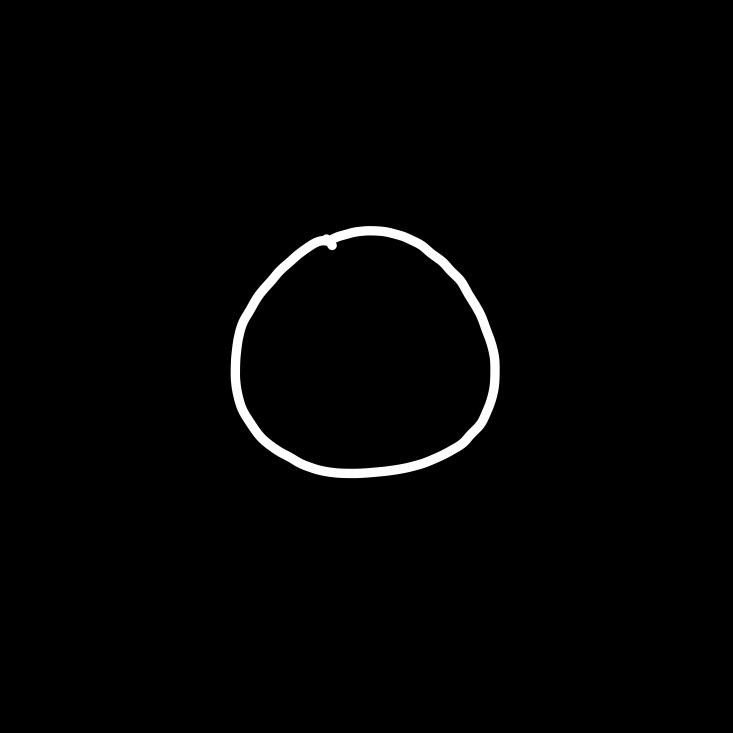
#> input picture o-med.jpg, 733 x 733 px
$ python imgresize.py o-med.jpg
#> lines starting #> are read from the running program, lines starting #| are printed output that depends on the picture; after the words box and inside, x2 and y2 are one past the last pixel; in counts of white or black regions, pixels touching at a corner belong together
# Converts an image of a handwritten character into an EMNIST-style 28x28,
# following the conversion process in the EMNIST paper (arXiv:1702.05373, II-A).

import numpy as np
import cv2
import matplotlib.pyplot as plt
import argparse


# Measured over 3000 random EMNIST "bymerge" test samples, upright, threshold 100:
# stroke 3.740 +/- 0.947 px, extent 22.725 +/- 1.292 px.
EMNIST_STROKE_WIDTH = 3.74
EMNIST_EXTENT = 22.7
BINARY_THRESHOLD = 100

# Padding is applied before the downsample, so side S padded by m*S per side
# scales by 28/(S(1+2m)); solving that for the measured extent gives m.
MARGIN_FRAC = (28.0 - EMNIST_EXTENT) / (2.0 * EMNIST_EXTENT)

WORKING_SIZE = 128
STROKE_TOLERANCE = 0.3
MAX_PASSES = 5


# Read an image from disk as a 2-D uint8 array, or raise if it cannot be decoded.
def loadGrayscale(path) -> np.ndarray:
#> called with path = 'o-med.jpg'
    img = cv2.imread(path, 0)
#> img is the input picture: shape (733, 733); min 0, max 255, mean 3.5
    if img is None: raise FileNotFoundError(f"Image not found at {path}")
    return img

# Display any number of grayscale images side by side.
def show(*images, titles=None):
    fig, axes = plt.subplots(1, len(images), squeeze=False)
    for ax, img in zip(axes[0], images):
        ax.imshow(img, cmap="gray", vmin=0, vmax=255)
        ax.axis("off")
    if titles:
        for ax, t in zip(axes[0], titles):
            ax.set_title(t)
    plt.tight_layout()
    plt.show()

# Flatten to 0/255 at the level design.BinaryTransform uses, so measurements match.
def threshold(img, level=BINARY_THRESHOLD):
    return (img > level).astype(np.uint8) * 255


# True if the character is dark ink on light paper, judged from the border.
def isDarkOnLight(gray) -> bool:
    k = max(1, round(0.05 * min(gray.shape)))
    strip = np.concatenate([gray[:k, :].ravel(), gray[-k:, :].ravel(),
                            gray[:, :k].ravel(), gray[:, -k:].ravel()])
    return bool(np.median(strip) > 127)  # median survives a shadowed edge; a mean does not

# True if the image is already two-valued, so it needs no adaptive thresholding.
def isAlreadyClean(gray) -> bool:
    return bool(((gray <= 25) | (gray >= 230)).mean() >= 0.90) or min(gray.shape) < 64

# Make the ink dark on even, white paper by dividing out a blurred estimate of the paper.
def flattenLighting(gray):
    dark = gray if isDarkOnLight(gray) else 255 - gray
    k = max(15, (min(dark.shape) // 4) | 1)  # wider than any stroke, so closing erases the ink
    paper = cv2.morphologyEx(dark, cv2.MORPH_CLOSE, cv2.getStructuringElement(cv2.MORPH_ELLIPSE, (k, k)))
    paper = cv2.GaussianBlur(paper, (k, k), 0)
    flat = dark.astype(np.float32) / np.maximum(paper, 1).astype(np.float32) * 255
    return np.clip(flat, 0, 255).astype(np.uint8)

# Reduce to a white-on-black binary image, tolerating uneven lighting in photos.
def binarize(gray, weakFrac=0.5):
    # Adaptive thresholding hollows an already two-valued image into an outline.
#> called with weakFrac = 0.5
    if isAlreadyClean(gray):
        blur = cv2.GaussianBlur(gray, (5, 5), 0)
        flag = cv2.THRESH_BINARY_INV if isDarkOnLight(gray) else cv2.THRESH_BINARY
#> flag = 0
        return cv2.threshold(blur, 0, 255, flag + cv2.THRESH_OTSU)[1]
#> returned value: shape (733, 733); 1.4% white; 1 white region, box (x1, y1, x2, y2) and area: (231, 226, 500, 478) 7669

    # A small adaptive window cut faint, light-pressure stretches out of strokes, so
    # threshold the flattened image with hysteresis: Otsu marks the confident ink, and
    # fainter pixels (up to weakFrac of the way to paper) survive only if they touch it.
    flat = cv2.GaussianBlur(flattenLighting(gray), (5, 5), 0)
    level, strong = cv2.threshold(flat, 0, 255, cv2.THRESH_BINARY_INV + cv2.THRESH_OTSU)
    weak = (flat < level + weakFrac * (255 - level)).astype(np.uint8)
    _, labels = cv2.connectedComponents(weak)
    keep = np.unique(labels[(strong > 0) & (weak > 0)])
    return (np.isin(labels, keep[keep > 0]) * 255).astype(np.uint8)

# Delete dust and noise: any blob smaller than keepRatio of the largest one.
def removeSpecks(binary, keepRatio=0.05):
#> called with keepRatio = 0.05
    n, labels, stats, _ = cv2.connectedComponentsWithStats(binary)
#> n = 2; stats = [[0, 0, 733, 733, 529620], [231, 226, 269, 252, 7669]]
    if n == 1: return binary

    areas = stats[1:, cv2.CC_STAT_AREA]  # position j is label j+1
#> areas = [7669]
    keep = np.zeros(n, dtype=bool)
#> keep = [False, False]
    keep[1:] = areas > keepRatio * areas.max()
    return (keep[labels] * 255).astype(np.uint8)


# Crop to the tightest box holding every white pixel.
def cropToInk(binary):
    rows = np.where(np.any(binary, axis=1))[0]
#> rows = 252 values from 226 to 477
    cols = np.where(np.any(binary, axis=0))[0]
#> cols = 269 values from 231 to 499
    if rows.size == 0 or cols.size == 0:
        raise ValueError("no ink found")
    return binary[rows[0]:rows[-1]+1, cols[0]:cols[-1]+1]
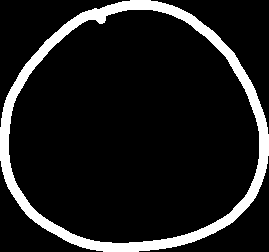
#> returned value: shape (252, 269); 11.3% white; 1 white region, box (x1, y1, x2, y2) and area: (0, 0, 269, 252) 7669

# Centre in a square of the longer side, preserving aspect ratio, then add the margin.
def makeSquare(img):
    h, w = img.shape
    side = max(h, w)
    padV, padH = side - h, side - w
    top, left = padV // 2, padH // 2
    sq = cv2.copyMakeBorder(img, top, padV - top, left, padH - left, cv2.BORDER_CONSTANT, value=0)
    m = round(MARGIN_FRAC * side)
    return cv2.copyMakeBorder(sq, m, m, m, m, cv2.BORDER_CONSTANT, value=0)

# Downsample to the final size, averaging into the soft grey edges EMNIST has.
def shrinkTo28(square):
    return cv2.resize(square, (28, 28), interpolation=cv2.INTER_AREA)


# Stroke thickness in pixels, taken from the ridge of the distance transform.
def estimateStrokeWidth(binary) -> float:
    dist = cv2.distanceTransform(binary, cv2.DIST_L2, 3)
    localMax = cv2.dilate(dist, np.ones((3, 3), np.uint8))
    ridge = (dist >= localMax) & (binary > 0)  # background is trivially a local max
    return float(2.0 * dist[ridge].mean()) if ridge.any() else 0.0

# Longer side of the character's bounding box, in pixels.
def measureExtent(binary) -> int:
    return int(max(cropToInk(binary).shape))

# Scale up to the resolution where integer-pixel morphology is precise enough.
def resizeToWorking(binary):
    h, w = binary.shape
#> h = 252; w = 269
    scale = WORKING_SIZE / max(h, w)
#> scale = 0.476
    resized = cv2.resize(binary, (max(1, round(w * scale)), max(1, round(h * scale))),
                         interpolation=cv2.INTER_AREA)
    return threshold(resized, 128)
#> in threshold, `return (img > level).astype(np.uint8) * 255`: returned value: shape (120, 128); 11.4% white; 1 white region, box (x1, y1, x2, y2) and area: (0, 0, 128, 120) 1748

# Dilate or erode until the stroke is target pixels thick.
def matchStrokeWidth(binary, target, verbose=False):
    current = estimateStrokeWidth(binary)
    if current <= 0: return binary

    delta = target - current
    if verbose: print(f"    stroke {current:.1f} -> {target:.1f} ({delta:+.1f})")
    if abs(delta) < 0.5: return binary

    delta = max(delta, -0.4 * current)  # over-eroding snaps thin joins
    k = (int(round(abs(delta))) + 1) | 1  # a k x k kernel changes the width by k-1
    if k < 3: return binary

    kernel = cv2.getStructuringElement(cv2.MORPH_ELLIPSE, (k, k))
    return cv2.dilate(binary, kernel) if delta > 0 else cv2.erode(binary, kernel)


# Convert an image of one handwritten character into an EMNIST-style 28x28 uint8.
def toEmnist(path, *, transposed=False, verbose=False) -> np.ndarray:
    binary = cropToInk(removeSpecks(binarize(loadGrayscale(path))))

    work = resizeToWorking(binary)
    pad = WORKING_SIZE // 4  # room to dilate into
    work = cv2.copyMakeBorder(work, pad, pad, pad, pad, cv2.BORDER_CONSTANT, value=0)
#> work: shape (184, 192); 4.9% white; 1 white region, box (x1, y1, x2, y2) and area: (32, 32, 160, 152) 1748

    # Two resizes and two thresholds each nudge the apparent stroke width, so aim
    # at the measured output rather than trusting the arithmetic.
    scale = 28.0 / (WORKING_SIZE * (1.0 + 2.0 * MARGIN_FRAC))
    target = EMNIST_STROKE_WIDTH / scale
    best = None

    for i in range(MAX_PASSES):
        if verbose: print(f"  pass {i+1}")
        out = shrinkTo28(makeSquare(cropToInk(matchStrokeWidth(work, target, verbose))))
        error = EMNIST_STROKE_WIDTH - estimateStrokeWidth(threshold(out))
        if best is None or abs(error) < abs(best[1]):
            best = (out, error)
        if abs(error) <= STROKE_TOLERANCE:
            break
        target += error / scale
#> this loop made 1 pass
#> (current in matchStrokeWidth, delta in matchStrokeWidth, k in matchStrokeWidth, h in makeSquare, w in makeSquare, side in makeSquare, padV in makeSquare, padH in makeSquare) on pass 1: (4.88, 16.2, 17, 136, 144, 144, 8, 0)
#> pass 1, in estimateStrokeWidth, `dist = cv2.distanceTransform(binary, cv2.DIST_L2, 3)`:
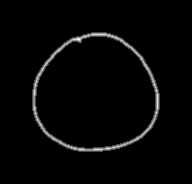
#> dist: shape (184, 192) float32; min 0, max 3.28, mean 0.0779; drawn with min black and max white
#> pass 1, in estimateStrokeWidth, `ridge = (dist >= localMax) & (binary > 0)`:
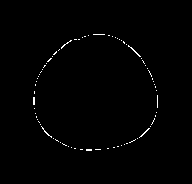
#> ridge: shape (184, 192) bool; 0.76% white in thin lines or dots, all inside (x1, y1, x2, y2) = (33, 34, 158, 151)
#> pass 1, in makeSquare, `sq = cv2.copyMakeBorder(img, top, padV - top, left, padH - left, cv2.B..`:
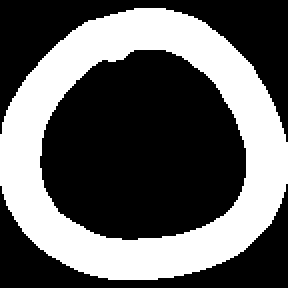
#> sq: shape (144, 144) (shown 2 times larger); 37.6% white; 1 white region, box (x1, y1, x2, y2) and area: (0, 4, 144, 140) 7798
#> after the loop:
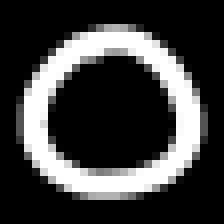
#> out: shape (28, 28) (shown 8 times larger); min 0, max 255, mean 62.8
#> after the loop, target = 21.09

    if verbose: print(f"  final error {best[1]:+.2f} px")
    # transposed=True gives EMNIST's stored orientation, for design.IMAGE_TRANSFORM
    return np.ascontiguousarray(best[0].T) if transposed else best[0]


if __name__ == "__main__":
    parser = argparse.ArgumentParser(description="Convert an image of a handwritten character to EMNIST format.")
    parser.add_argument("image")
    parser.add_argument("--out", default="out.png")
    parser.add_argument("--show", action="store_true")
    parser.add_argument("--transposed", action="store_true", help="EMNIST's raw stored orientation")
    parser.add_argument("--verbose", action="store_true")
    args = parser.parse_args()

    result = toEmnist(args.image, transposed=args.transposed, verbose=args.verbose)
    binary = threshold(result)
#> in threshold (call 3), `return (img > level).astype(np.uint8) * 255`: returned value: shape (28, 28); 25.8% white; 1 white region, box (x1, y1, x2, y2) and area: (3, 3, 25, 25) 202

    print(f"shape  : {result.shape}")
#| shape  : (28, 28)
    print(f"dtype  : {result.dtype}")
#| dtype  : uint8
    print(f"range  : {result.min()}-{result.max()}")
#| range  : 0-255
    print(f"stroke : {estimateStrokeWidth(binary):.2f} px (EMNIST {EMNIST_STROKE_WIDTH})")
#> in estimateStrokeWidth (call 3), `ridge = (dist >= localMax) & (binary > 0)`:
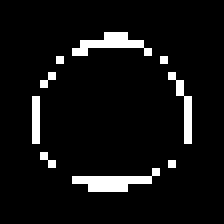
#> ridge: shape (28, 28) bool (shown 8 times larger); 6.6% white in thin lines or dots, all inside (x1, y1, x2, y2) = (4, 4, 24, 24)
#| stroke : 3.83 px (EMNIST 3.74)
    print(f"extent : {measureExtent(binary)} px (EMNIST {EMNIST_EXTENT:.1f})")
#> in cropToInk (call 3), `rows = np.where(np.any(binary, axis=1))[0]`: rows = 22 values from 3 to 24
#> in cropToInk (call 3), `return binary[rows[0]:rows[-1]+1, cols[0]:cols[-1]+1]`:
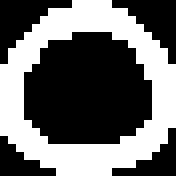
#> returned value: shape (22, 22) (shown 8 times larger); 41.7% white; 1 white region, box (x1, y1, x2, y2) and area: (0, 0, 22, 22) 202
#| extent : 22 px (EMNIST 22.7)

    cv2.imwrite(args.out, result)
    print(f"wrote  : {args.out}")

    if args.show:
        show(loadGrayscale(args.image), result,
             cv2.resize(result, (280, 280), interpolation=cv2.INTER_NEAREST),
             titles=["input", "28x28", "28x28 zoomed"])
